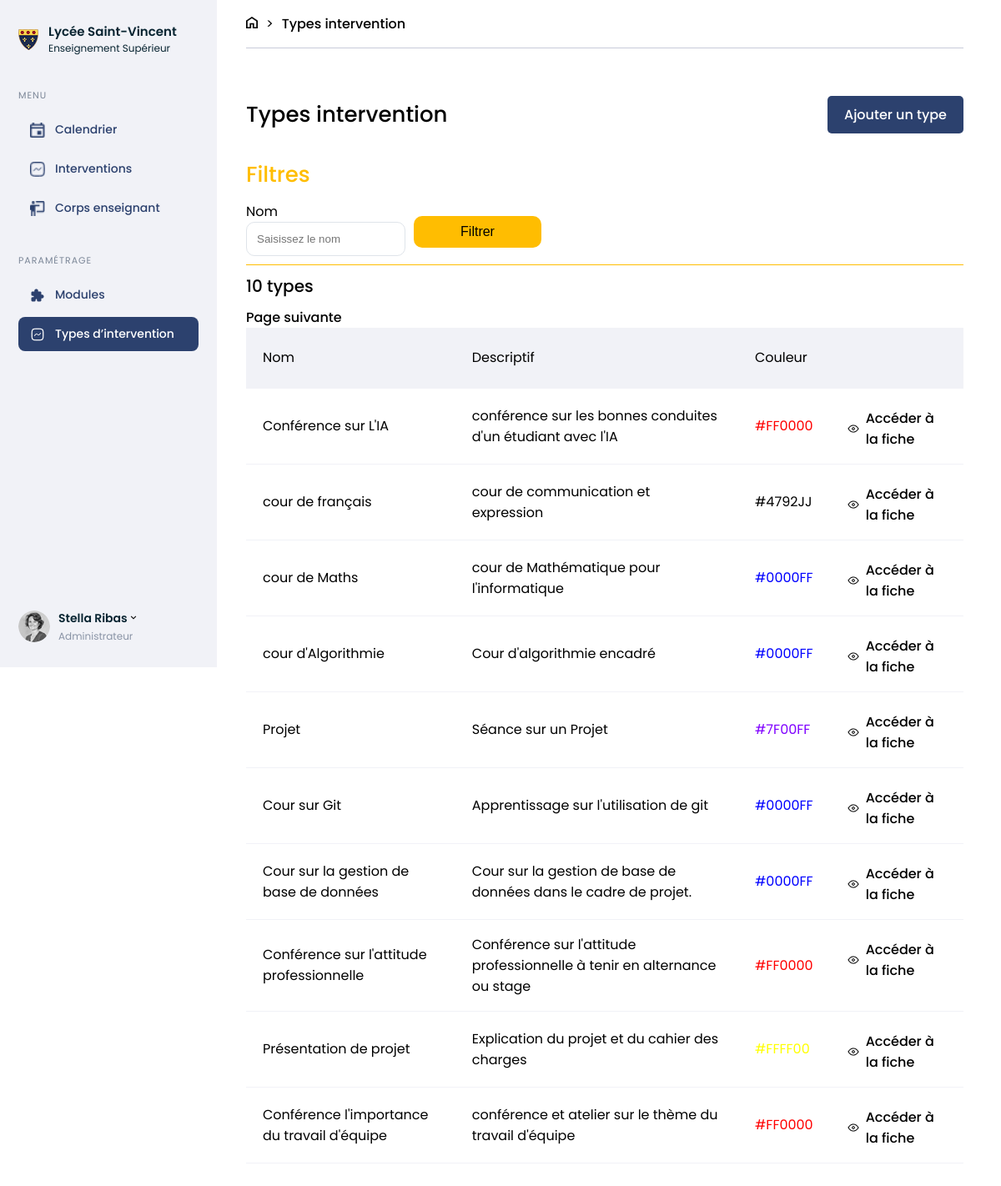
Before: /Type_intervention.php (signed in) with the older database file.
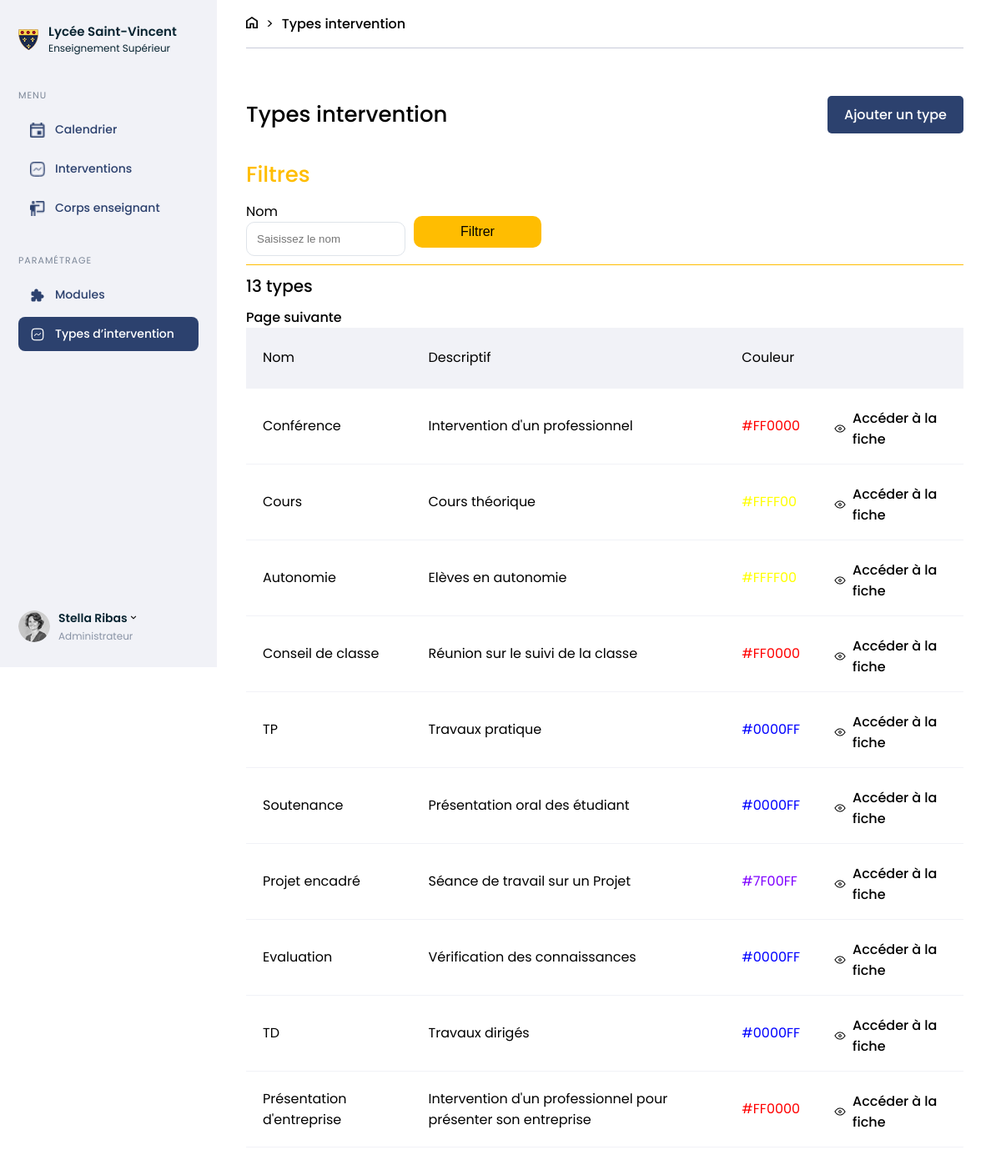
After: the same page with the newer database file.
### tables this page shows
CREATE TABLE IF NOT EXISTS `intervention_type` (
  `id` int NOT NULL AUTO_INCREMENT,
  `name` varchar(255) NOT NULL,
  `description` text NOT NULL,
  `color` varchar(20) NOT NULL,
  PRIMARY KEY (`id`)
);

### database/User_database.php (called while the page is built, shortened)
<?php
function infos_intervention_type_all($con, $offset){
    $offend = $offset + 10;
    $requete = $con->prepare("SELECT id, name, description, color FROM intervention_type LIMIT :offsetend OFFSET :offset");
    $requete->bindValue(':offsetend', (int) $offend, PDO::PARAM_INT);
    $requete->bindValue(':offset', (int) $offset, PDO::PARAM_INT);
    $requete->execute();
    $contenu = $requete->fetchAll(\PDO::FETCH_ASSOC);
    return $contenu;
}
function select_nb_pages_filtre_intervention_all($con){
    $requete = $con->prepare("SELECT count(*) AS nblignes FROM intervention_type");
    $requete->execute();
    $contenu = $requete->fetchAll(\PDO::FETCH_ASSOC);
    return $contenu;
}

### public/Type_intervention.php (the view, shortened to what the changed rows need)
<?php
require_once 'inclus/Header.php';
require_once '../database/User_database.php';
require_once 'inclus/Connexion.php';
if (empty($_GET["page"])){
    $page = 1;
}
else {
    $page = $_GET['page'];
}
if (empty($_GET["filtre"])){
    $filtre = '';
}
else {
    $filtre = $_GET["filtre"];
}
?>
<body>
    <section class="intervention-type page">
        <section class="titles-page">
            <table class="table">
                <tr class="columns">
                    <td>Nom</td>
                    <td>Descriptif</td>
                    <td>Couleur</td>
                    <td></td>
                </tr>
                <?php
                    if (!empty($_GET["name-filter"])){
                        $filtre = '%'.$_GET["name-filter"].'%';
                        $requete = $con->prepare("SELECT count(id) FROM intervention_type WHERE name LIKE :filtre");
                        $requete->bindParam(':filtre', $filtre);
                        $requete -> execute();
                        $contenu = $requete->fetchAll(\PDO::FETCH_ASSOC);
                        $contenu=(int)$contenu[0]["count(id)"];
                        echo "<h4>".$contenu." types</h4>";
                        $limit = 10;
                        $offset = $page * $limit - $limit;
                        $contenu = select_id_intervention_type_where($con, $filtre, $offset);
                        foreach ($contenu as $colonne => $element) {
                        echo "<tr>";
                        echo "<td>". $element["name"]. "</td>";
                        echo "<td>". $element["description"]. "</td>"; ?>
                        <td style="color:<?php echo $element["color"]?>"><?php echo $element["color"] ?></td>
                        <td class="table_align"><img src="assets/Oeil.png" alt="">
                        <a href="Fiche_intervention.php?id=<?php echo $element['id']; ?>">Accéder à la fiche</a></td>
                        </tr><?php
                        }
                        $nb_pages = select_nb_pages_filtre_intervention($con, $filtre);
                        $nb_pages = $nb_pages[0]["nblignes"];
                        $nb_pages = $nb_pages = (int)($nb_pages / 10) + 1;
                    }
                    else {
                        $requete = $con->prepare("SELECT count(id) FROM intervention_type");
                        $requete -> execute();
                        $contenu = $requete->fetchAll(\PDO::FETCH_ASSOC);
                        $contenu=(int)$contenu[0]["count(id)"];
                        echo "<h4>".$contenu." types</h4>";
                        $limit = 10;
                        $offset = $page * $limit - $limit;
                        $contenu = infos_intervention_type_all($con, $offset);
                        foreach ($contenu as $colonne => $element) {
                            echo "<tr>";
                            echo "<td>". $element["name"]. "</td>";
                            echo "<td>". $element["description"]. "</td>"; ?>
                            <td style="color:<?php echo $element["color"]?>"><?php echo $element["color"] ?></td>
                            <td class="table_align"><img src="assets/Oeil.png" alt="">
                            <a href="Fiche_intervention.php?id=<?php echo $element['id']; ?>">Accéder à la fiche</a></td>
                            <?php
                            echo "</tr>";
                        }
                        $nb_pages = select_nb_pages_filtre_intervention_all($con);
                        $nb_pages = $nb_pages[0]["nblignes"];
                        $nb_pages = $nb_pages = (int)($nb_pages / 10) + 1;
                    }
                    if ($_GET["page"] == 1 && $nb_pages == 1){ ?>
                    <?php
                    }
                    else if ($_GET["page"] == $nb_pages){?>
                        <a href="Type_intervention.php?page=<?php echo $page - 1; ?>&filtre=<?php echo $filtre ?>">Page précédente </a><?php
                    }
                    else if ($_GET["page"] > 1 && $_GET["page"] < $nb_pages){ ?>
                        <a href="Type_intervention.php?page=<?php echo $page - 1; ?>&filtre=<?php echo $filtre ?>">Page précédente </a>
                        <a href="Type_intervention.php?page=<?php echo $page + 1; ?>&filtre=<?php echo $filtre ?>"> Page suivante</a>
                        <?php
                    }
                    else { ?>
                        <a href="Type_intervention.php?page=<?php echo $page + 1; ?>&filtre=<?php echo $filtre ?>"> Page suivante</a><?php
                    }
                ?>
            </table>
        </section>
    </section>
</body>
</html>

Changed rows visible on the page:
no longer on this page (row edited): intervention_type: name "Présentation de projet", description "Explication du projet et du cahier des charges", color "#FFFF00"
no longer on this page (row edited): intervention_type: name "Conférence l'importance du travail d'équipe", description "conférence et atelier sur le thème du travail d'équipe", color "#FF0000"
added intervention_type: name "Conférence", description "Intervention d'un professionnel", color "#FF0000"
added intervention_type: name "Cours", description "Cours théorique", color "#FFFF00"
changed intervention_type: name "Conférence sur L'IA" → "Autonomie"; description "conférence sur les bonnes conduites d'un étudiant avec l'IA" → "Elèves en autonomie"; color "#FF0000" → "#FFFF00"
changed intervention_type: name "cour de français" → "Conseil de classe"; description "cour de communication et expression" → "Réunion sur le suivi de la classe"; color "#4792JJ" → "#FF0000"
changed intervention_type: name "cour de Maths" → "TP"; description "cour de Mathématique pour l'informatique" → "Travaux pratique"
changed intervention_type: name "cour d'Algorithmie" → "Soutenance"; description "Cour d'algorithmie encadré" → "Présentation oral des étudiant"
changed intervention_type "#7F00FF": name "Projet" → "Projet encadré"; description "Séance sur un Projet" → "Séance de travail sur un Projet"
changed intervention_type: name "Cour sur Git" → "Evaluation"; description "Apprentissage sur l'utilisation de git" → "Vérification des connaissances"
changed intervention_type: name "Cour sur la gestion de base de données" → "TD"; description "Cour sur la gestion de base de données dans le cadre de projet." → "Travaux dirigés"
changed intervention_type: name "Conférence sur l'attitude professionnelle" → "Présentation d'entreprise"; description "Conférence sur l'attitude professionnelle à tenir en alternance ou stage" → "Intervention d'un professionnel pour présenter son entreprise"
Other visible differences:
$contenu: "10" → "13"
